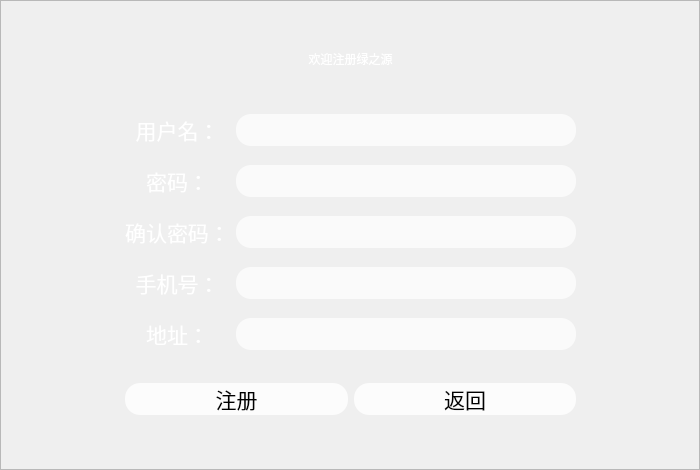
<?xml version="1.0" encoding="UTF-8"?>
<ui version="4.0">
 <class>signUpWindows</class>
 <widget class="QDialog" name="signUpWindows">
  <property name="geometry">
   <rect>
    <x>0</x>
    <y>0</y>
    <width>700</width>
    <height>470</height>
   </rect>
  </property>
  <property name="windowTitle">
   <string>Dialog</string>
  </property>
  <property name="styleSheet">
   <string notr="true">*{
font: 16pt &quot;楷体&quot;;
}
QLabel{
color: rgb(255, 255, 255);
}
QLineEdit{
border-radius: 15px;
background-color: rgba(255, 255, 255, 180);
}
QPushButton{
border-radius: 15px;
background-color: rgba(255, 255, 255, 200);
}
QPushButton:pressed
{
	background-color: rgba(255, 255, 255, 255);
	padding-left:3px;
	padding-top:3px;
}
</string>
  </property>
  <widget class="QFrame" name="frame">
   <property name="geometry">
    <rect>
     <x>0</x>
     <y>0</y>
     <width>700</width>
     <height>470</height>
    </rect>
   </property>
   <property name="styleSheet">
    <string notr="true">border-image: url(:/img/spring-4158957_640.jpg);</string>
   </property>
   <property name="frameShape">
    <enum>QFrame::StyledPanel</enum>
   </property>
   <property name="frameShadow">
    <enum>QFrame::Raised</enum>
   </property>
  </widget>
  <widget class="QWidget" name="layoutWidget">
   <property name="geometry">
    <rect>
     <x>0</x>
     <y>0</y>
     <width>701</width>
     <height>495</height>
    </rect>
   </property>
   <layout class="QVBoxLayout" name="verticalLayout_3">
    <property name="leftMargin">
     <number>125</number>
    </property>
    <property name="topMargin">
     <number>50</number>
    </property>
    <property name="rightMargin">
     <number>125</number>
    </property>
    <property name="bottomMargin">
     <number>80</number>
    </property>
    <item>
     <widget class="QLabel" name="label">
      <property name="styleSheet">
       <string notr="true">font: 36pt &quot;华文行楷&quot;;</string>
      </property>
      <property name="text">
       <string>欢迎注册绿之源</string>
      </property>
      <property name="alignment">
       <set>Qt::AlignCenter</set>
      </property>
     </widget>
    </item>
    <item>
     <spacer name="verticalSpacer_10">
      <property name="orientation">
       <enum>Qt::Vertical</enum>
      </property>
      <property name="sizeHint" stdset="0">
       <size>
        <width>20</width>
        <height>40</height>
       </size>
      </property>
     </spacer>
    </item>
    <item>
     <layout class="QHBoxLayout" name="horizontalLayout">
      <item>
       <layout class="QVBoxLayout" name="verticalLayout">
        <item>
         <widget class="QLabel" name="user">
          <property name="font">
           <font>
            <family>楷体</family>
            <pointsize>16</pointsize>
            <italic>false</italic>
            <bold>false</bold>
           </font>
          </property>
          <property name="text">
           <string>用户名：</string>
          </property>
          <property name="alignment">
           <set>Qt::AlignCenter</set>
          </property>
         </widget>
        </item>
        <item>
         <spacer name="verticalSpacer">
          <property name="font">
           <font>
            <family>楷体</family>
            <pointsize>16</pointsize>
            <italic>false</italic>
            <bold>false</bold>
           </font>
          </property>
          <property name="orientation">
           <enum>Qt::Vertical</enum>
          </property>
          <property name="sizeHint" stdset="0">
           <size>
            <width>20</width>
            <height>13</height>
           </size>
          </property>
         </spacer>
        </item>
        <item>
         <widget class="QLabel" name="pass">
          <property name="font">
           <font>
            <family>楷体</family>
            <pointsize>16</pointsize>
            <italic>false</italic>
            <bold>false</bold>
           </font>
          </property>
          <property name="text">
           <string>密码：</string>
          </property>
          <property name="alignment">
           <set>Qt::AlignCenter</set>
          </property>
         </widget>
        </item>
        <item>
         <spacer name="verticalSpacer_3">
          <property name="font">
           <font>
            <family>楷体</family>
            <pointsize>16</pointsize>
            <italic>false</italic>
            <bold>false</bold>
           </font>
          </property>
          <property name="orientation">
           <enum>Qt::Vertical</enum>
          </property>
          <property name="sizeHint" stdset="0">
           <size>
            <width>20</width>
            <height>13</height>
           </size>
          </property>
         </spacer>
        </item>
        <item>
         <widget class="QLabel" name="confirm">
          <property name="font">
           <font>
            <family>楷体</family>
            <pointsize>16</pointsize>
            <italic>false</italic>
            <bold>false</bold>
           </font>
          </property>
          <property name="text">
           <string>确认密码：</string>
          </property>
          <property name="alignment">
           <set>Qt::AlignCenter</set>
          </property>
         </widget>
        </item>
        <item>
         <spacer name="verticalSpacer_4">
          <property name="font">
           <font>
            <family>楷体</family>
            <pointsize>16</pointsize>
            <italic>false</italic>
            <bold>false</bold>
           </font>
          </property>
          <property name="orientation">
           <enum>Qt::Vertical</enum>
          </property>
          <property name="sizeHint" stdset="0">
           <size>
            <width>20</width>
            <height>13</height>
           </size>
          </property>
         </spacer>
        </item>
        <item>
         <widget class="QLabel" name="phone">
          <property name="font">
           <font>
            <family>楷体</family>
            <pointsize>16</pointsize>
            <italic>false</italic>
            <bold>false</bold>
           </font>
          </property>
          <property name="text">
           <string>手机号：</string>
          </property>
          <property name="alignment">
           <set>Qt::AlignCenter</set>
          </property>
         </widget>
        </item>
        <item>
         <spacer name="verticalSpacer_5">
          <property name="font">
           <font>
            <family>楷体</family>
            <pointsize>16</pointsize>
            <italic>false</italic>
            <bold>false</bold>
           </font>
          </property>
          <property name="orientation">
           <enum>Qt::Vertical</enum>
          </property>
          <property name="sizeHint" stdset="0">
           <size>
            <width>20</width>
            <height>13</height>
           </size>
          </property>
         </spacer>
        </item>
        <item>
         <widget class="QLabel" name="address">
          <property name="font">
           <font>
            <family>楷体</family>
            <pointsize>16</pointsize>
            <italic>false</italic>
            <bold>false</bold>
           </font>
          </property>
          <property name="text">
           <string>地址：</string>
          </property>
          <property name="alignment">
           <set>Qt::AlignCenter</set>
          </property>
         </widget>
        </item>
       </layout>
      </item>
      <item>
       <layout class="QVBoxLayout" name="verticalLayout_2">
        <item>
         <widget class="QLineEdit" name="userValue">
          <property name="font">
           <font>
            <family>楷体</family>
            <pointsize>16</pointsize>
            <italic>false</italic>
            <bold>false</bold>
           </font>
          </property>
          <property name="placeholderText">
           <string/>
          </property>
         </widget>
        </item>
        <item>
         <spacer name="verticalSpacer_2">
          <property name="font">
           <font>
            <family>楷体</family>
            <pointsize>16</pointsize>
            <italic>false</italic>
            <bold>false</bold>
           </font>
          </property>
          <property name="orientation">
           <enum>Qt::Vertical</enum>
          </property>
          <property name="sizeHint" stdset="0">
           <size>
            <width>20</width>
            <height>10</height>
           </size>
          </property>
         </spacer>
        </item>
        <item>
         <widget class="QLineEdit" name="passValue">
          <property name="font">
           <font>
            <family>楷体</family>
            <pointsize>16</pointsize>
            <italic>false</italic>
            <bold>false</bold>
           </font>
          </property>
          <property name="echoMode">
           <enum>QLineEdit::Password</enum>
          </property>
         </widget>
        </item>
        <item>
         <spacer name="verticalSpacer_6">
          <property name="font">
           <font>
            <family>楷体</family>
            <pointsize>16</pointsize>
            <italic>false</italic>
            <bold>false</bold>
           </font>
          </property>
          <property name="orientation">
           <enum>Qt::Vertical</enum>
          </property>
          <property name="sizeHint" stdset="0">
           <size>
            <width>20</width>
            <height>10</height>
           </size>
          </property>
         </spacer>
        </item>
        <item>
         <widget class="QLineEdit" name="confirmValue">
          <property name="font">
           <font>
            <family>楷体</family>
            <pointsize>16</pointsize>
            <italic>false</italic>
            <bold>false</bold>
           </font>
          </property>
          <property name="echoMode">
           <enum>QLineEdit::Password</enum>
          </property>
         </widget>
        </item>
        <item>
         <spacer name="verticalSpacer_7">
          <property name="font">
           <font>
            <family>楷体</family>
            <pointsize>16</pointsize>
            <italic>false</italic>
            <bold>false</bold>
           </font>
          </property>
          <property name="orientation">
           <enum>Qt::Vertical</enum>
          </property>
          <property name="sizeHint" stdset="0">
           <size>
            <width>20</width>
            <height>10</height>
           </size>
          </property>
         </spacer>
        </item>
        <item>
         <widget class="QLineEdit" name="phoneValue">
          <property name="font">
           <font>
            <family>楷体</family>
            <pointsize>16</pointsize>
            <italic>false</italic>
            <bold>false</bold>
           </font>
          </property>
         </widget>
        </item>
        <item>
         <spacer name="verticalSpacer_8">
          <property name="font">
           <font>
            <family>楷体</family>
            <pointsize>16</pointsize>
            <italic>false</italic>
            <bold>false</bold>
           </font>
          </property>
          <property name="orientation">
           <enum>Qt::Vertical</enum>
          </property>
          <property name="sizeHint" stdset="0">
           <size>
            <width>20</width>
            <height>10</height>
           </size>
          </property>
         </spacer>
        </item>
        <item>
         <widget class="QLineEdit" name="addressValue">
          <property name="font">
           <font>
            <family>楷体</family>
            <pointsize>16</pointsize>
            <italic>false</italic>
            <bold>false</bold>
           </font>
          </property>
         </widget>
        </item>
       </layout>
      </item>
     </layout>
    </item>
    <item>
     <spacer name="verticalSpacer_9">
      <property name="orientation">
       <enum>Qt::Vertical</enum>
      </property>
      <property name="sizeHint" stdset="0">
       <size>
        <width>20</width>
        <height>5</height>
       </size>
      </property>
     </spacer>
    </item>
    <item>
     <layout class="QHBoxLayout" name="horizontalLayout_2">
      <item>
       <widget class="QPushButton" name="registerButton">
        <property name="minimumSize">
         <size>
          <width>0</width>
          <height>30</height>
         </size>
        </property>
        <property name="font">
         <font>
          <family>楷体</family>
          <pointsize>16</pointsize>
          <italic>false</italic>
          <bold>false</bold>
         </font>
        </property>
        <property name="text">
         <string>注册</string>
        </property>
       </widget>
      </item>
      <item>
       <widget class="QPushButton" name="backToLogin">
        <property name="minimumSize">
         <size>
          <width>0</width>
          <height>30</height>
         </size>
        </property>
        <property name="font">
         <font>
          <family>楷体</family>
          <pointsize>16</pointsize>
          <italic>false</italic>
          <bold>false</bold>
         </font>
        </property>
        <property name="text">
         <string>返回</string>
        </property>
       </widget>
      </item>
     </layout>
    </item>
   </layout>
  </widget>
 </widget>
 <resources/>
 <connections/>
</ui>
